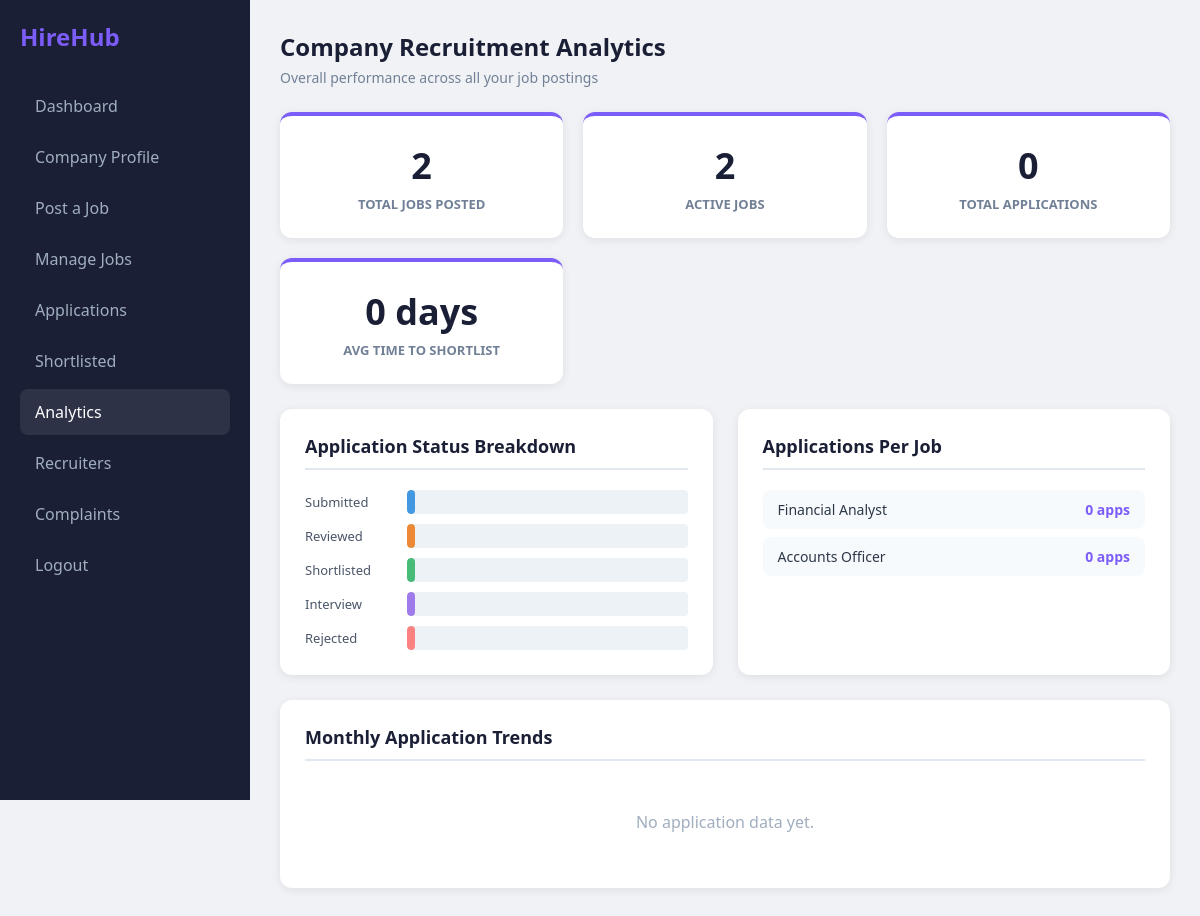
Page /durjoy/view/company-analytics-view.php (signed in) on the committed database.
### tables this page shows
CREATE TABLE `jobs` (
  `id` int(11) NOT NULL,
  `employer_id` int(11) DEFAULT NULL,
  `recruiter_id` int(11) DEFAULT NULL,
  `category_id` int(11) DEFAULT NULL,
  `title` varchar(255) NOT NULL,
  `description` text DEFAULT NULL,
  `requirements` text DEFAULT NULL,
  `benefits` text DEFAULT NULL,
  `salary_min` decimal(10,2) DEFAULT 0.00,
  `salary_max` decimal(10,2) DEFAULT 0.00,
  `location` varchar(150) DEFAULT NULL,
  `job_type` enum('full-time','part-time','remote','contract') NOT NULL DEFAULT 'full-time',
  `experience_level` enum('entry','mid','senior') NOT NULL DEFAULT 'entry',
  `deadline` date DEFAULT NULL,
  `status` enum('active','closed','draft','removed') DEFAULT 'active',
  `is_featured` tinyint(1) DEFAULT 0,
  `created_at` datetime NOT NULL
);

### durjoy/model/application-model.php (called while the page is built, shortened)
<?php
function getCompanyAnalytics($employer_id) {
    $conn = connect();
    $sql = "SELECT COUNT(*) as total_jobs FROM jobs WHERE employer_id = ?";
    $stmt = $conn->prepare($sql);
    $stmt->bind_param("i", $employer_id);
    $stmt->execute();
    $totalJobs = (int)$stmt->get_result()->fetch_assoc()['total_jobs'];
    $sql = "SELECT COUNT(*) as active_jobs FROM jobs WHERE employer_id = ? AND status = 'active'";
    $stmt = $conn->prepare($sql);
    $stmt->bind_param("i", $employer_id);
    $stmt->execute();
    $activeJobs = (int)$stmt->get_result()->fetch_assoc()['active_jobs'];
    $sql = "SELECT COUNT(*) as total_apps FROM applications a JOIN jobs j ON a.job_id = j.id WHERE j.employer_id = ?";
    $stmt = $conn->prepare($sql);
    $stmt->bind_param("i", $employer_id);
    $stmt->execute();
    $totalApps = (int)$stmt->get_result()->fetch_assoc()['total_apps'];
    $sql = "SELECT SUM(CASE WHEN a.status='submitted' THEN 1 ELSE 0 END) as submitted,
            SUM(CASE WHEN a.status='reviewed' THEN 1 ELSE 0 END) as reviewed,
            SUM(CASE WHEN a.status='shortlisted' THEN 1 ELSE 0 END) as shortlisted,
            SUM(CASE WHEN a.status='interview' THEN 1 ELSE 0 END) as interview,
            SUM(CASE WHEN a.status='rejected' THEN 1 ELSE 0 END) as rejected
            FROM applications a JOIN jobs j ON a.job_id = j.id WHERE j.employer_id = ?";
    $stmt = $conn->prepare($sql);
    $stmt->bind_param("i", $employer_id);
    $stmt->execute();
    $statusBreakdown = $stmt->get_result()->fetch_assoc();
    $sql = "SELECT AVG(DATEDIFF(
                (SELECT MIN(a2.applied_at) FROM applications a2 WHERE a2.seeker_id = a.seeker_id AND a2.status = 'shortlisted'),
                a.applied_at
            )) as avg_days
            FROM applications a JOIN jobs j ON a.job_id = j.id
            WHERE j.employer_id = ? AND a.status = 'shortlisted'";
    $stmt = $conn->prepare($sql);
    $stmt->bind_param("i", $employer_id);
    $stmt->execute();
    $avgData = $stmt->get_result()->fetch_assoc();
    $avgDays = $avgData['avg_days'] ? round((float)$avgData['avg_days'], 1) : 0;
    $sql = "SELECT j.id, j.title, COUNT(a.id) as app_count FROM jobs j LEFT JOIN applications a ON j.id = a.job_id WHERE j.employer_id = ? GROUP BY j.id, j.title ORDER BY app_count DESC";
    $stmt = $conn->prepare($sql);
    $stmt->bind_param("i", $employer_id);
    $stmt->execute();
    $result = $stmt->get_result();
    $appsPerJob = [];
    while($row = $result->fetch_assoc()) { $appsPerJob[] = $row; }
    $sql = "SELECT DATE_FORMAT(a.applied_at, '%Y-%m') as month, COUNT(*) as count FROM applications a JOIN jobs j ON a.job_id = j.id WHERE j.employer_id = ? GROUP BY DATE_FORMAT(a.applied_at, '%Y-%m') ORDER BY month ASC LIMIT 12";
    $stmt = $conn->prepare($sql);
    $stmt->bind_param("i", $employer_id);
    $stmt->execute();
    $result = $stmt->get_result();
    $monthlyTrend = [];
    return [
        'total_jobs' => $totalJobs,
        'active_jobs' => $activeJobs,
        'total_applications' => $totalApps,
        'submitted' => (int)$statusBreakdown['submitted'],
        'reviewed' => (int)$statusBreakdown['reviewed'],
        'shortlisted' => (int)$statusBreakdown['shortlisted'],
        'interview' => (int)$statusBreakdown['interview'],
        'rejected' => (int)$statusBreakdown['rejected'],
        'avg_days_to_shortlist' => $avgDays,
        'apps_per_job' => $appsPerJob,
        'monthly_trend' => $monthlyTrend
    ];
}
?>

### durjoy/view/company-analytics-view.php (the view, shortened to what this page needs)
<?php
require_once "../model/application-model.php";
$employer_id = (int)$_SESSION['user']['id'];
$analytics = getCompanyAnalytics($employer_id);
?>
<!DOCTYPE html>
<html lang="en">
<head>
    <link rel="stylesheet" href="../assets/css/dashboard.css">
    <link rel="stylesheet" href="../assets/css/company-analytics.css">
</head>
<body>
    <div class="dashboard">
        <aside class="sidebar">
            <div class="logo">HireHub</div>
            <nav>
                <a href="dashboard-view.php">Dashboard</a>
                <a href="company-profile-view.php">Company Profile</a>
                <a href="jobs/post-job-view.php">Post a Job</a>
                <a href="jobs/manage-jobs-view.php">Manage Jobs</a>
                <a href="jobs/view-applications-view.php">Applications</a>
                <a href="jobs/shortlisted-view.php">Shortlisted</a>
                <a href="company-analytics-view.php" class="active">Analytics</a>
                <a href="jobs/recruiter-relationships-view.php">Recruiters</a>
                <a href="jobs/submit-complaint-view.php">Complaints</a>
                <a href="../controller/logout-controller.php">Logout</a>
            </nav>
        </aside>
        <main class="main-content">
            <div class="page-header">
                <h1>Company Recruitment Analytics</h1>
                <p>Overall performance across all your job postings</p>
            </div>
            <div class="kpi-grid">
                <div class="kpi-card">
                    <div class="kpi-number"><?php echo $analytics['total_jobs']; ?></div>
                    <div class="kpi-label">Total Jobs Posted</div>
                </div>
                <div class="kpi-card">
                    <div class="kpi-number"><?php echo $analytics['active_jobs']; ?></div>
                    <div class="kpi-label">Active Jobs</div>
                </div>
                <div class="kpi-card">
                    <div class="kpi-number"><?php echo $analytics['total_applications']; ?></div>
                    <div class="kpi-label">Total Applications</div>
                </div>
                <div class="kpi-card">
                    <div class="kpi-number"><?php echo $analytics['avg_days_to_shortlist']; ?> days</div>
                    <div class="kpi-label">Avg Time to Shortlist</div>
                </div>
            </div>
            <div class="analytics-grid">
                <div class="analytics-card">
                    <h2>Application Status Breakdown</h2>
                    <?php
                    $totalApps = max($analytics['total_applications'], 1);
                    $statuses = [
                        ['name' => 'Submitted', 'count' => $analytics['submitted'], 'color' => '#4299e1'],
                        ['name' => 'Reviewed', 'count' => $analytics['reviewed'], 'color' => '#ed8936'],
                        ['name' => 'Shortlisted', 'count' => $analytics['shortlisted'], 'color' => '#48bb78'],
                        ['name' => 'Interview', 'count' => $analytics['interview'], 'color' => '#9f7aea'],
                        ['name' => 'Rejected', 'count' => $analytics['rejected'], 'color' => '#fc8181'],
                    ];
                    ?>
                    <div class="status-breakdown">
                        <?php foreach($statuses as $s):
                            $pct = ($s['count'] / $totalApps) * 100;
                        ?>
                            <div class="status-row">
                                <span class="status-name"><?php echo $s['name']; ?></span>
                                <div class="status-bar-wrapper">
                                    <div class="status-bar" style="width: <?php echo $pct; ?>%; background: <?php echo $s['color']; ?>;">
                                    </div>
                                </div>
                            </div>
                        <?php endforeach; ?>
                    </div>
                </div>
                <div class="analytics-card">
                    <h2>Applications Per Job</h2>
                    <?php if(empty($analytics['apps_per_job'])): ?>
                        <div class="empty-text">No jobs posted yet.</div>
                    <?php else: ?>
                        <div class="job-list">
                            <?php foreach($analytics['apps_per_job'] as $job): ?>
                                <div class="job-row">
                                    <span class="job-title"><?php echo htmlspecialchars($job['title']); ?></span>
                                    <span class="job-count"><?php echo $job['app_count']; ?> apps</span>
                                </div>
                            <?php endforeach; ?>
                        </div>
                    <?php endif; ?>
                </div>
                <div class="analytics-card full-width">
                    <h2>Monthly Application Trends</h2>
                    <?php if(empty($analytics['monthly_trend'])): ?>
                        <div class="empty-text">No application data yet.</div>
                    <?php endif; ?>
                </div>
            </div>
        </main>
    </div>
</body>
</html>

### durjoy/assets/css/dashboard.css (style rules this page uses)
* { margin: 0; padding: 0; box-sizing: border-box; }
body { font-family: 'Segoe UI', Tahoma, Geneva, Verdana, sans-serif; background: #f0f2f5; }
.dashboard { display: flex; }
.sidebar { width: 250px; background: #1a1f36; color: white; padding: 20px; min-height: 100vh; position: fixed; }
.sidebar .logo { font-size: 24px; font-weight: bold; margin-bottom: 30px; color: #7c5dfa; }
.sidebar nav a { display: block; color: #a0aec0; text-decoration: none; padding: 12px 15px; border-radius: 8px; margin-bottom: 5px; }
.sidebar nav a:hover, .sidebar nav a.active { background: #2d3247; color: white; }
.main-content { margin-left: 250px; flex: 1; padding: 30px; }

### durjoy/assets/css/company-analytics.css (style rules this page uses)
.page-header { margin-bottom: 25px; }
.page-header h1 { font-size: 24px; color: #1a1f36; }
.page-header p { color: #718096; font-size: 14px; margin-top: 5px; }
.kpi-grid { display: grid; grid-template-columns: repeat(auto-fit, minmax(220px, 1fr)); gap: 20px; margin-bottom: 25px; }
.kpi-card { background: white; padding: 25px; border-radius: 12px; box-shadow: 0 2px 10px rgba(0,0,0,0.08); text-align: center; border-top: 4px solid #7c5dfa; }
.kpi-card .kpi-number { font-size: 36px; font-weight: bold; color: #1a1f36; }
.kpi-card .kpi-label { font-size: 13px; color: #718096; margin-top: 5px; text-transform: uppercase; font-weight: 600; }
.analytics-grid { display: grid; grid-template-columns: 1fr 1fr; gap: 25px; }
.analytics-card { background: white; border-radius: 12px; padding: 25px; box-shadow: 0 2px 10px rgba(0,0,0,0.08); }
.analytics-card.full-width { grid-column: 1 / -1; }
.analytics-card h2 { font-size: 18px; color: #1a1f36; margin-bottom: 20px; padding-bottom: 10px; border-bottom: 2px solid #e2e8f0; }
.status-breakdown { display: flex; flex-direction: column; gap: 10px; }
.status-row { display: flex; align-items: center; gap: 12px; }
.status-name { width: 90px; font-size: 13px; color: #4a5568; font-weight: 500; }
.status-bar-wrapper { flex: 1; background: #edf2f7; border-radius: 4px; height: 24px; overflow: hidden; }
.status-bar { height: 100%; border-radius: 4px; display: flex; align-items: center; justify-content: flex-end; padding-right: 8px; font-size: 12px; font-weight: 700; color: white; min-width: fit-content; }
.job-list { display: flex; flex-direction: column; gap: 8px; }
.job-row { display: flex; align-items: center; justify-content: space-between; padding: 10px 15px; background: #f7fafc; border-radius: 8px; }
.job-title { font-size: 14px; color: #2d3748; font-weight: 500; }
.job-count { font-size: 14px; font-weight: 700; color: #7c5dfa; }
.empty-text { text-align: center; color: #a0aec0; padding: 30px; }

### rows in the picture
jobs: title "Financial Analyst", app_count "0"
jobs: title "Accounts Officer", app_count "0"

### other values in the picture
$analytics['total_jobs'] "2"
$analytics['active_jobs'] "2"
$analytics['total_applications'] "0"
$analytics['avg_days_to_shortlist'] "0"
$s['name'] "Submitted"
$s['name'] "Reviewed"
$s['name'] "Shortlisted"
$s['name'] "Interview"
$s['name'] "Rejected"
